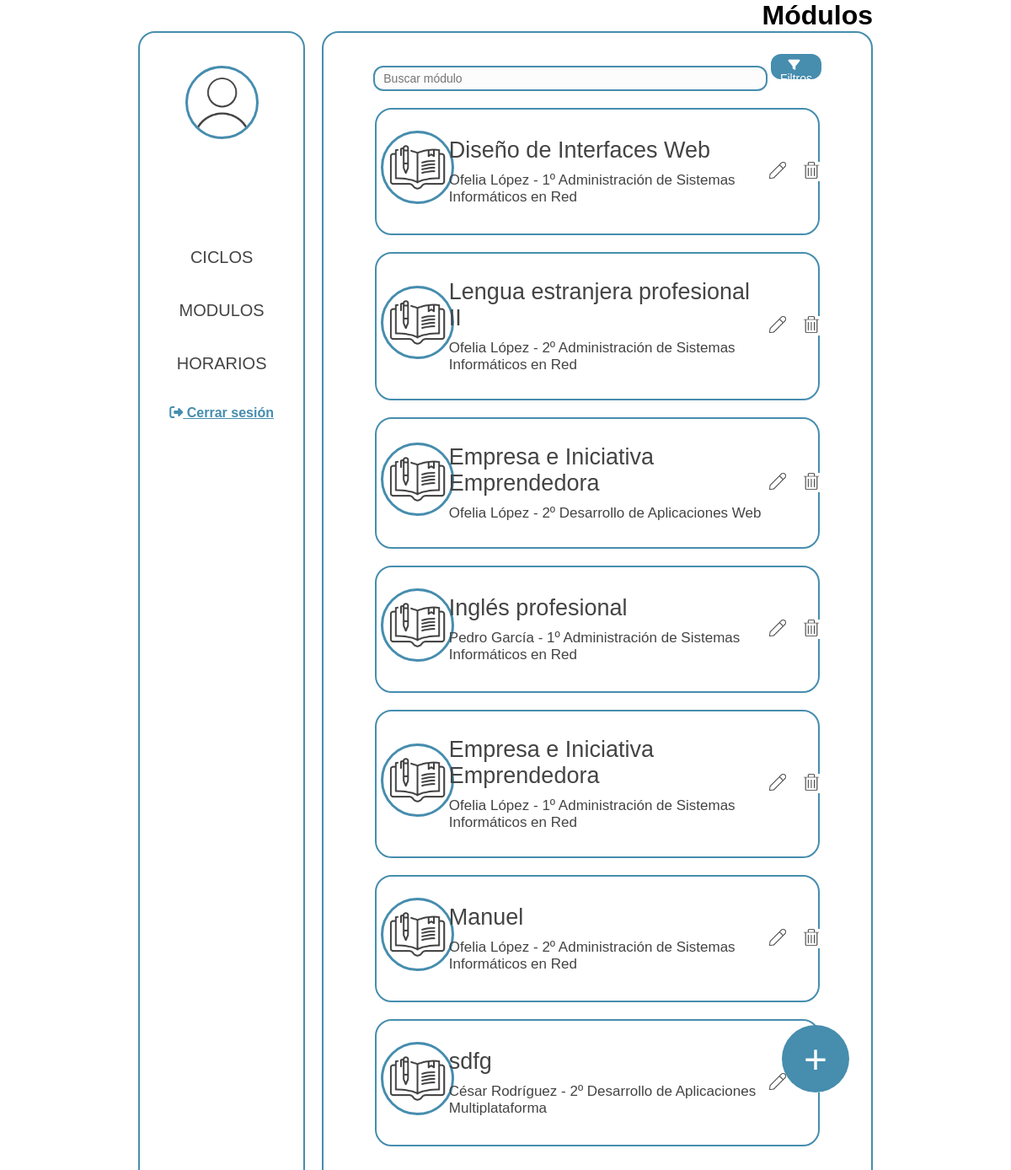
The page /GestionHorarios/www/pages/administrator_modules.php on the database its author committed.
### tables this page shows
CREATE TABLE `modules` (
  `id` int NOT NULL,
  `professor_id` int NOT NULL,
  `vocational_training_id` int NOT NULL,
  `module_code` varchar(50) NOT NULL,
  `name` varchar(50) NOT NULL,
  `course` enum('first','second') NOT NULL,
  `sessions_number` int NOT NULL,
  `color` varchar(30) NOT NULL,
  `time_Stamp` datetime NOT NULL DEFAULT CURRENT_TIMESTAMP
);

CREATE TABLE `professors` (
  `id` int NOT NULL,
  `name` varchar(50) NOT NULL,
  `first_name` varchar(50) NOT NULL,
  `second_name` varchar(50) DEFAULT NULL,
  `email` varchar(100) NOT NULL,
  `time_stamp` datetime NOT NULL DEFAULT CURRENT_TIMESTAMP
);

CREATE TABLE `vocational_trainings` (
  `id` int NOT NULL,
  `course_code` varchar(50) NOT NULL,
  `acronym` varchar(5) NOT NULL,
  `course_name` varchar(100) NOT NULL,
  `modality` enum('ordinary','dual','modular','') NOT NULL,
  `type` enum('medium','higher') NOT NULL,
  `time_stamp` datetime NOT NULL DEFAULT CURRENT_TIMESTAMP
);

### GestionHorarios/www/pages/administrator_modules.php (the view, shortened to what this page needs)
<?php
include_once '../functions/connection.php';
$sql = "SELECT * FROM modules";
$stmt = $pdo->query($sql);
function getProfessors($pdo)
{
    try {
        $query = $pdo->query("Select * from professors");
        $query->execute();
        return $query->fetchAll();
    } catch (PDOException $e) {
        $_SESSION['mensaxe'] = "Erro listando profesores" . $e->getMessage();
    }
}
function getVocationalTrainings($pdo)
{
    try {
        $query = $pdo->query("Select * from vocational_trainings");
        $query->execute();
        return $query->fetchAll();
    } catch (PDOException $e) {
        $_SESSION['mensaxe'] = "Erro listando Ciblos" . $e->getMessage();
    }
}
$editModules = null;
?>
<!DOCTYPE html>
<html lang="es">
<head>
    <link rel="stylesheet" href="../pages/css/administrator_panel.css">
</head>
<body>
    <h2>Módulos</h2>
    <div class="container">
        <?php include_once('partials/container_left.php') ?>
        <div class="container-rigth">
            <div style="text-align: center; margin-bottom: 20px; width: 100%;">
                <form method="post" style="all:initial;" action="../functions/administrator/function_panel_administrator.php" id="search-form">
                    <input class="buscador" type="text" id="buscar" placeholder="Buscar módulo" name="txtFindModules">
                </form>
                <button class="btnFiltrar" type="button" onclick="toggleFilters()"><i class="fa fa-filter" style="margin-right: 5px;" aria-hidden="true"></i> Filtros</button>
            </div>
            <div class="mostrar-modulos">
                <?php
                $arrayProfessors = getProfessors($pdo);
                $arrayVocationalTrainings = getVocationalTrainings($pdo);
                while ($fila = $stmt->fetch(PDO::FETCH_ASSOC)) {
                    $id = $fila['id'];
                    $professor_id = $fila['professor_id'];
                    $vocational_training_id = $fila['vocational_training_id'];
                    $module_code = $fila['module_code'];
                    $name = $fila['name'];
                    $course = $fila['course'];
                    $sessions_number = $fila['sessions_number'];
                    echo "<div class='container-user'>
                            <div class='row'>
                                <div class='user-imagen'>
                                    <img src='/images/asignatura.png' class='pic' alt='Asignatura img'>
                                </div>
                                <div class='user-texto'>
                                    <p class='texto-nombre'>$name </p>";
                    if (!empty($arrayProfessors)) {
                        foreach ($arrayProfessors as $professor) {
                            foreach ($arrayVocationalTrainings as $vocationalTrining) {
                                if ($professor["id"] === $professor_id && $vocationalTrining["id"] === $vocational_training_id) {
                                    if ($course == "first" ) {
                                        echo "<p class='texto-ciclo'>".$professor["name"]. ' '. $professor["first_name"].' - 1º '.$vocationalTrining["course_name"].'</p>';
                                    } else {
                                        echo "<p class='texto-ciclo'>".$professor["name"]. ' '. $professor["first_name"].' - 2º ' .$vocationalTrining["course_name"].'</p>';
                                    }
                                }
                            }
                        }
                    }
                    echo "</div>";
                    if ($editModules == $id) {
                        echo "
                                <div class='user-botones'>
                                    <form method='post' action='../functions/modules/function_delete_modules.php'>
                                        <input type='hidden' name='id' value='$id'>
                                        <button type='submit' class='btn-delete' name='btnDelete'>
                                            <img src='/images/delete.png' class='boton-icono-delete' alt='Borrar'>
                                            <img src='/images/delete_hover.png' class='delete-hover' alt='Borrar'>
                                        </button>
                                    </form>
                                </div>
                            </div>
                        <div class='user-editar'>
                            <form action='../functions/modules/function_update_modules.php' style='all:initial; width: 100%;' method='post'>
                                <input type='hidden' name='id' value='$id'>
                                <div class='row' style='margin-left: 3.5%;'>
                                    <input class='inputs-form' type='text' name='txtModule_code' value='$module_code' required><br>
                                    <input class='inputs-form' type='text' name='txtModule_name' value='$name' placeholder='Nome'><br>
                                    <input class='inputs-form' type='text' name='txtSessions_number' value='$sessions_number' placeholder='Modalidade'><br>
                                </div>
                                <div class='row' style='margin-left: 3.5%;'>
                                    <select class='inputs-form-select' name='selectProfessor' id='selectProfessor' required onchange='updateHiddenProfessor()'>";
                                        if (!empty($arrayProfessors)) {
                                            foreach ($arrayProfessors as $professor) {
                                                echo "<option value='{$professor['id']}'>" . htmlspecialchars($professor['name'] . ' ' . $professor['first_name']) . "</option>";
                                            }
                                        } else {
                                            echo "<option value=''>No hay profesores disponibles</option>";
                                        }
                                    echo "</select>
                                    <select class='inputs-form-select' name='selectVocationalTraining' id='selectVocationalTraining' required onchange='updateHiddenVocationalTrining()'>";
                                        if (!empty($arrayVocationalTrainings)) {
                                            foreach ($arrayVocationalTrainings as $vocationalTrining) {
                                                echo "<option value='{$vocationalTrining['id']}'>" . htmlspecialchars($vocationalTrining['course_name']) . "</option>";
                                            }
                                        } else {
                                            echo "<option value=''>No hay ciclos disponibles</option>";
                                        }
                                    echo "</select>
                                    <select class='inputs-form-select' name='selectCourse' >
                                        <option value='first' " . (isset($selectCourse) && $selectCourse == 'first' ? 'selected' : '') . ">Primeiro</option>
                                        <option value='second' " . (isset($selectCourse) && $selectCourse == 'second' ? 'selected' : '') . ">Segundo</option>
                                    </select>
                                </div>
                                <div class='row-guardar'>
                                    <button type='submit' class='btnActualizar' name='btnSave'>Actualizar</button>
                                </div>
                            </form>
                        </div>
                        ";
                    } else {
                        echo "
                        <div class='user-botones'>
                            <form method='post'>
                                <input type='hidden' name='id' value='$id'>
                                <input type='hidden' name='professor_id' id='professor_id'>
                                <input type='hidden' name='vocational_training_id' id='vocational_training_id'>
                                <input type='hidden' name='module_code' value='$module_code'>
                                <input type='hidden' name='name' value='$name'>
                                <input type='hidden' name='selectCourse' value='" . (isset($selectCourse) ? $selectCourse : '') . "'>
                                <input type='hidden' name='sessions_number' value='$sessions_number'>
                                <button type='submit' class='btn' name='btnUpdate'>
                                    <img src='/images/edit.png' class='boton-icono-edit' alt='Editar'>
                                    <img src='/images/edit_hover.png' class='edit-hover' alt='Editar'>
                                </button>
                            </form>
                            <form method='post' action='../functions/modules/function_delete_modules.php'>
                                <input type='hidden' name='id' value='$id'>
                                <button type='submit' class='btn-delete' name='btnDelete'>
                                    <img src='/images/delete.png' class='boton-icono-delete' alt='Borrar'>
                                    <img src='/images/delete_hover.png' class='delete-hover' alt='Borrar'>
                                </button>
                            </form>
                        </div>
                        </div>
                    ";
                    }
                    echo "</div>";
                }
                ?>
            </div>
        </div>
    </div>
    <form action="administrator_create_module.php">
        <button name="btnFormCreateModule" class="btnCreateUser">+</button>
    </form>
</body>
</html>

### GestionHorarios/www/pages/css/administrator_panel.css (style rules this page uses)
body { font-family: Arial, sans-serif; height: 100vh; overflow: hidden; margin: 0 20px; width: calc(100% - 40px); }
.container { display: flex; gap: 20px; }
h2 { text-align: center; font-size: 2em; width: 100%; text-align: right; }
.container-rigth { text-align: center; width: 100%; max-height: calc( 100vh - 70px ); border: solid var(--color-primario) 2px; border-radius: 20px; padding: 25px; overflow-y: auto; height: auto; }
.mostrar-modulos { display: flex; flex-wrap: wrap; }
.container-user { display: flex; flex-direction: column; flex-wrap: wrap; border: 2px solid var(--color-primario); padding: 10px; width: 100%; border-radius: 20px; margin-bottom: 20px; margin-right: 6%; margin-left: 6%; }
.row { display: flex; flex-wrap: wrap; width: 100%; margin-top: 15px; margin-bottom: 15px; }
.pic { border: 3px solid var(--color-primario); width: 87px; height: 87px; border-radius: 80%; margin-bottom: 10px; }
.container-user p { margin: 5px 0; }
button { cursor: pointer; }
form { display: inline-block; }
.btnCreateUser { position: fixed; bottom: 10%; right: 16%; background-color: var(--color-primario); width: 80px; height: 80px; border-radius: 50%; border: none; font-size: 3rem; color: var(--forty-color); transition: transform 0s ease; }
.buscador { background-color: var(--forty-color); border: 2px solid var(--color-primario); padding: 5px 10px; border-radius: 12px; font-size: 14px; color: var(--tertiary-color); appearance: none; cursor: pointer; width: 78%; height: 30px; position: relative; }
.btnFiltrar { background-color: var(--color-primario); padding: 5px 5px; border-radius: 12px; border: none; font-size: 14px; color: var(--forty-color); appearance: none; cursor: pointer; width: 10%; height: 30px; }
.user-imagen { width: 15%; display: flex; align-items: center; justify-content: center; }
.user-texto { width: 75%; text-align: left; display: flex; flex-direction: column; align-items: left; justify-content: center; }
.texto-nombre { font-size: 27px; }
.texto-ciclo { font-size: 17px; }
.user-botones { width: 9%; text-align: left; display: flex; align-items: center; justify-content: center; }
.btn { background-color: white; border: 0px; margin-left: 20px; }
.btn-delete { background-color: white; border: 0px; margin-left: 20px; }
.boton-icono-edit { width: 20px; height: 20px; }
.boton-icono-delete { width: 20px; height: 20px; }
p { color: var(--tertiary-color); }

### GestionHorarios/www/pages/css/common.css (style rules this page uses)
:root { --color-primario: #468dae; --second-color: #2bc187; --tertiary-color: #444444; --forty-color: #fcfcfc; --danger-color: #c12b2e; --fuente-principal: "Arial", sans-serif; }
* { margin: 0; padding: 0; box-sizing: border-box; }
body { padding: 0 12% 0 12%; }

### rows shown on the page
modules: name "Diseño de Interfaces Web"
professors: name "Ofelia", first_name "López"
vocational_trainings: course_name "Administración de Sistemas Informáticos en Red"
modules: name "Lengua estranjera profesional II"
modules: name "Empresa e Iniciativa Emprendedora"
vocational_trainings: course_name "Desarrollo de Aplicaciones Web"
modules: name "Inglés profesional"
professors: name "Pedro", first_name "García"
modules: name "Empresa e Iniciativa Emprendedora"
modules: name "Manuel"
modules: name "sdfg"
professors: name "César", first_name "Rodríguez"
vocational_trainings: course_name "Desarrollo de Aplicaciones Multiplataforma"
